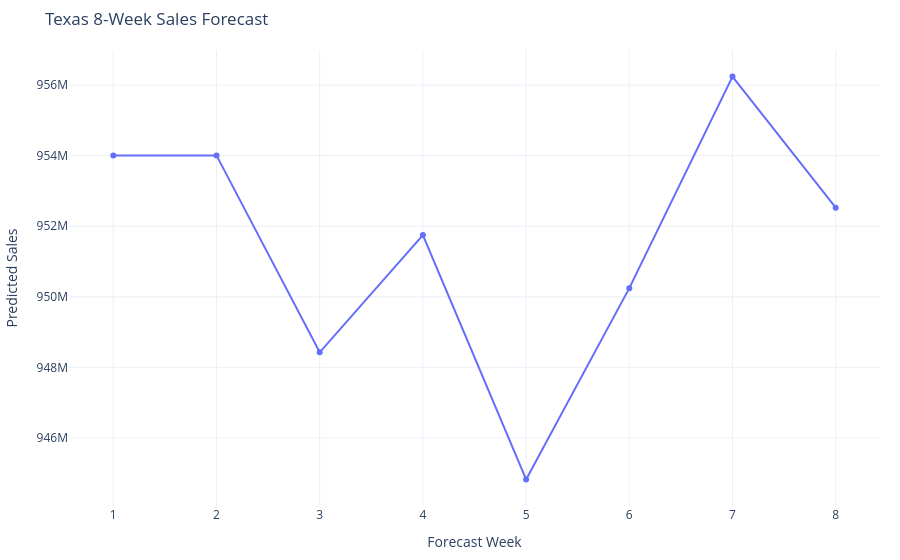

Notebook code for this chart:
### Code cell
fig = px.line(forecast_df, x='Week', y='Prediction', title='Texas 8-Week Sales Forecast', markers=True)
fig.update_layout(xaxis_title='Forecast Week', yaxis_title='Predicted Sales', template='plotly_white', margin=dict(l=20, r=20, t=50, b=20))
fig

### Figure 1 — Plotly figure (JSON) as saved in the notebook; plotly's stock layout.template omitted (floating-point values rounded to 4 significant figures)
{"data": [{"hovertemplate": "Week=%{x}<br>Prediction=%{y}<extra></extra>", "legendgroup": "", "line": {"color": "#636efa", "dash": "solid"}, "marker": {"symbol": "circle"}, "mode": "lines+markers", "name": "", "orientation": "v", "showlegend": false, "type": "scatter", "x": [1, 2, 3, 4, 5, 6, 7, 8], "xaxis": "x", "y": [954000000.0, 954000000.0, 948400000.0, 951800000.0, 944800000.0, 950200000.0, 956200000.0, 952500000.0], "yaxis": "y"}], "layout": {"legend": {"tracegroupgap": 0}, "margin": {"b": 20, "l": 20, "r": 20, "t": 50}, "title": {"text": "Texas 8-Week Sales Forecast"}, "xaxis": {"anchor": "y", "domain": [0, 1], "title": {"text": "Forecast Week"}}, "yaxis": {"anchor": "x", "domain": [0, 1], "title": {"text": "Predicted Sales"}}}}
